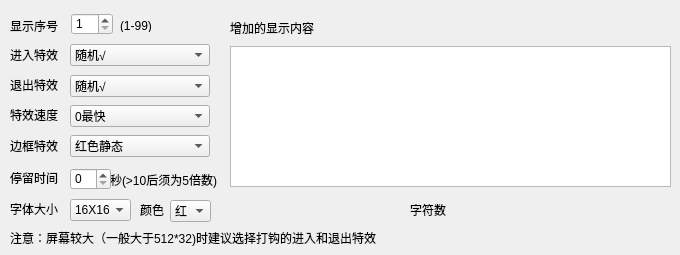
    <widget class="QWidget" name="tab">
     <property name="whatsThis">
      <string>&lt;html&gt;&lt;head/&gt;&lt;body&gt;&lt;p&gt;&lt;br/&gt;&lt;/p&gt;&lt;/body&gt;&lt;/html&gt;</string>
     </property>
     <attribute name="title">
      <string>增加显示内容</string>
     </attribute>
     <widget class="QLabel" name="label">
      <property name="geometry">
       <rect>
        <x>10</x>
        <y>49</y>
        <width>54</width>
        <height>12</height>
       </rect>
      </property>
      <property name="text">
       <string>进入特效</string>
      </property>
     </widget>
     <widget class="QLabel" name="label_2">
      <property name="geometry">
       <rect>
        <x>10</x>
        <y>79</y>
        <width>54</width>
        <height>12</height>
       </rect>
      </property>
      <property name="text">
       <string>退出特效</string>
      </property>
     </widget>
     <widget class="QLabel" name="label_3">
      <property name="geometry">
       <rect>
        <x>10</x>
        <y>109</y>
        <width>54</width>
        <height>12</height>
       </rect>
      </property>
      <property name="text">
       <string>特效速度</string>
      </property>
     </widget>
     <widget class="QLabel" name="label_4">
      <property name="geometry">
       <rect>
        <x>10</x>
        <y>172</y>
        <width>54</width>
        <height>12</height>
       </rect>
      </property>
      <property name="text">
       <string>停留时间</string>
      </property>
     </widget>
     <widget class="QComboBox" name="comboBox">
      <property name="geometry">
       <rect>
        <x>70</x>
        <y>44</y>
        <width>140</width>
        <height>22</height>
       </rect>
      </property>
      <item>
       <property name="text">
        <string>随机√</string>
       </property>
      </item>
      <item>
       <property name="text">
        <string>立即显示√</string>
       </property>
      </item>
      <item>
       <property name="text">
        <string>连续左移√</string>
       </property>
      </item>
      <item>
       <property name="text">
        <string>连续上移√</string>
       </property>
      </item>
      <item>
       <property name="text">
        <string>左平移√</string>
       </property>
      </item>
      <item>
       <property name="text">
        <string>右平移√</string>
       </property>
      </item>
      <item>
       <property name="text">
        <string>上平移√</string>
       </property>
      </item>
      <item>
       <property name="text">
        <string>下平移√</string>
       </property>
      </item>
      <item>
       <property name="text">
        <string>左移√</string>
       </property>
      </item>
      <item>
       <property name="text">
        <string>右移√</string>
       </property>
      </item>
      <item>
       <property name="text">
        <string>上移√</string>
       </property>
      </item>
      <item>
       <property name="text">
        <string>下移√</string>
       </property>
      </item>
      <item>
       <property name="text">
        <string>左覆盖√</string>
       </property>
      </item>
      <item>
       <property name="text">
        <string>右覆盖√</string>
       </property>
      </item>
      <item>
       <property name="text">
        <string>上覆盖√</string>
       </property>
      </item>
      <item>
       <property name="text">
        <string>下覆盖√</string>
       </property>
      </item>
      <item>
       <property name="text">
        <string>左上斜线覆盖</string>
       </property>
      </item>
      <item>
       <property name="text">
        <string>右上斜线覆盖</string>
       </property>
      </item>
      <item>
       <property name="text">
        <string>左下斜线覆盖</string>
       </property>
      </item>
      <item>
       <property name="text">
        <string>右下斜线覆盖</string>
       </property>
      </item>
      <item>
       <property name="text">
        <string>左上直角覆盖</string>
       </property>
      </item>
      <item>
       <property name="text">
        <string>右上直角覆盖</string>
       </property>
      </item>
      <item>
       <property name="text">
        <string>左下直角覆盖</string>
       </property>
      </item>
      <item>
       <property name="text">
        <string>右下直角覆盖</string>
       </property>
      </item>
      <item>
       <property name="text">
        <string>左右开帘√</string>
       </property>
      </item>
      <item>
       <property name="text">
        <string>上下开帘√</string>
       </property>
      </item>
      <item>
       <property name="text">
        <string>左右合帘√</string>
       </property>
      </item>
      <item>
       <property name="text">
        <string>上下合帘√</string>
       </property>
      </item>
      <item>
       <property name="text">
        <string>左右卷轴√</string>
       </property>
      </item>
      <item>
       <property name="text">
        <string>上下卷轴√</string>
       </property>
      </item>
      <item>
       <property name="text">
        <string>顺时针覆盖</string>
       </property>
      </item>
      <item>
       <property name="text">
        <string>逆时针覆盖</string>
       </property>
      </item>
      <item>
       <property name="text">
        <string>上飘雪</string>
       </property>
      </item>
      <item>
       <property name="text">
        <string>下飘雪</string>
       </property>
      </item>
      <item>
       <property name="text">
        <string>闪烁√</string>
       </property>
      </item>
      <item>
       <property name="text">
        <string>左镭射√</string>
       </property>
      </item>
      <item>
       <property name="text">
        <string>右镭射√</string>
       </property>
      </item>
      <item>
       <property name="text">
        <string>上镭射√</string>
       </property>
      </item>
      <item>
       <property name="text">
        <string>下镭射√</string>
       </property>
      </item>
      <item>
       <property name="text">
        <string>右拉伸</string>
       </property>
      </item>
      <item>
       <property name="text">
        <string>下拉伸</string>
       </property>
      </item>
      <item>
       <property name="text">
        <string>垂直拉伸</string>
       </property>
      </item>
      <item>
       <property name="text">
        <string>水平拉伸</string>
       </property>
      </item>
      <item>
       <property name="text">
        <string>水平百叶窗√</string>
       </property>
      </item>
      <item>
       <property name="text">
        <string>垂直百叶窗√</string>
       </property>
      </item>
      <item>
       <property name="text">
        <string>淡入√</string>
       </property>
      </item>
      <item>
       <property name="text">
        <string>左上移入</string>
       </property>
      </item>
      <item>
       <property name="text">
        <string>右上移入</string>
       </property>
      </item>
      <item>
       <property name="text">
        <string>左下移入</string>
       </property>
      </item>
      <item>
       <property name="text">
        <string>右下移入</string>
       </property>
      </item>
      <item>
       <property name="text">
        <string>左矢量压入√</string>
       </property>
      </item>
      <item>
       <property name="text">
        <string>右矢量压入√</string>
       </property>
      </item>
      <item>
       <property name="text">
        <string>上矢量压入√</string>
       </property>
      </item>
      <item>
       <property name="text">
        <string>下矢量压入√</string>
       </property>
      </item>
      <item>
       <property name="text">
        <string>左分散压入√</string>
       </property>
      </item>
      <item>
       <property name="text">
        <string>右分散压入√</string>
       </property>
      </item>
      <item>
       <property name="text">
        <string>上分散压入√</string>
       </property>
      </item>
      <item>
       <property name="text">
        <string>下分散压入√</string>
       </property>
      </item>
      <item>
       <property name="text">
        <string>向左比例压缩</string>
       </property>
      </item>
      <item>
       <property name="text">
        <string>向上比例压缩</string>
       </property>
      </item>
      <item>
       <property name="text">
        <string>菱形展开</string>
       </property>
      </item>
      <item>
       <property name="text">
        <string>菱形收缩</string>
       </property>
      </item>
     </widget>
     <widget class="QComboBox" name="comboBox_2">
      <property name="geometry">
       <rect>
        <x>70</x>
        <y>75</y>
        <width>140</width>
        <height>22</height>
       </rect>
      </property>
      <item>
       <property name="text">
        <string>随机√</string>
       </property>
      </item>
      <item>
       <property name="text">
        <string>不清除√</string>
       </property>
      </item>
      <item>
       <property name="text">
        <string>立即清除√</string>
       </property>
      </item>
      <item>
       <property name="text">
        <string>左移√</string>
       </property>
      </item>
      <item>
       <property name="text">
        <string>右移√</string>
       </property>
      </item>
      <item>
       <property name="text">
        <string>上移√</string>
       </property>
      </item>
      <item>
       <property name="text">
        <string>下移√</string>
       </property>
      </item>
      <item>
       <property name="text">
        <string>左覆盖√</string>
       </property>
      </item>
      <item>
       <property name="text">
        <string>右覆盖√</string>
       </property>
      </item>
      <item>
       <property name="text">
        <string>上覆盖√</string>
       </property>
      </item>
      <item>
       <property name="text">
        <string>下覆盖√</string>
       </property>
      </item>
      <item>
       <property name="text">
        <string>左上斜线覆盖</string>
       </property>
      </item>
      <item>
       <property name="text">
        <string>右上斜线覆盖</string>
       </property>
      </item>
      <item>
       <property name="text">
        <string>左下斜线覆盖</string>
       </property>
      </item>
      <item>
       <property name="text">
        <string>右下斜线覆盖</string>
       </property>
      </item>
      <item>
       <property name="text">
        <string>左上直角覆盖</string>
       </property>
      </item>
      <item>
       <property name="text">
        <string>右上直角覆盖</string>
       </property>
      </item>
      <item>
       <property name="text">
        <string>左下直角覆盖</string>
       </property>
      </item>
      <item>
       <property name="text">
        <string>右下直角覆盖</string>
       </property>
      </item>
      <item>
       <property name="text">
        <string>左右开帘√</string>
       </property>
      </item>
      <item>
       <property name="text">
        <string>上下开帘√</string>
       </property>
      </item>
      <item>
       <property name="text">
        <string>左右合帘√</string>
       </property>
      </item>
      <item>
       <property name="text">
        <string>上下合帘√</string>
       </property>
      </item>
      <item>
       <property name="text">
        <string>左右卷轴√</string>
       </property>
      </item>
      <item>
       <property name="text">
        <string>上下卷轴√</string>
       </property>
      </item>
      <item>
       <property name="text">
        <string>顺时针覆盖</string>
       </property>
      </item>
      <item>
       <property name="text">
        <string>逆时针覆盖</string>
       </property>
      </item>
      <item>
       <property name="text">
        <string>淡出√</string>
       </property>
      </item>
      <item>
       <property name="text">
        <string>菱形展开</string>
       </property>
      </item>
      <item>
       <property name="text">
        <string>菱形收缩</string>
       </property>
      </item>
      <item>
       <property name="text">
        <string>矩形展开</string>
       </property>
      </item>
      <item>
       <property name="text">
        <string>矩形收缩</string>
       </property>
      </item>
      <item>
       <property name="text">
        <string>上扇形展开</string>
       </property>
      </item>
      <item>
       <property name="text">
        <string>下扇形展开</string>
       </property>
      </item>
      <item>
       <property name="text">
        <string>上扇形合并</string>
       </property>
      </item>
      <item>
       <property name="text">
        <string>下扇形合并</string>
       </property>
      </item>
      <item>
       <property name="text">
        <string>左射线展开</string>
       </property>
      </item>
      <item>
       <property name="text">
        <string>右射线展开</string>
       </property>
      </item>
      <item>
       <property name="text">
        <string>左射线合并</string>
       </property>
      </item>
      <item>
       <property name="text">
        <string>右射线合并</string>
       </property>
      </item>
      <item>
       <property name="text">
        <string>左上射灯</string>
       </property>
      </item>
      <item>
       <property name="text">
        <string>右上射灯</string>
       </property>
      </item>
      <item>
       <property name="text">
        <string>左下射灯</string>
       </property>
      </item>
      <item>
       <property name="text">
        <string>右下射灯</string>
       </property>
      </item>
      <item>
       <property name="text">
        <string>左右交叉拉幕√</string>
       </property>
      </item>
      <item>
       <property name="text">
        <string>上下交叉拉幕√</string>
       </property>
      </item>
      <item>
       <property name="text">
        <string>顺时针风车</string>
       </property>
      </item>
      <item>
       <property name="text">
        <string>逆时针风车</string>
       </property>
      </item>
      <item>
       <property name="text">
        <string>左右中间移出√</string>
       </property>
      </item>
      <item>
       <property name="text">
        <string>上下中间移出√</string>
       </property>
      </item>
     </widget>
     <widget class="QComboBox" name="comboBox_3">
      <property name="geometry">
       <rect>
        <x>70</x>
        <y>135</y>
        <width>140</width>
        <height>22</height>
       </rect>
      </property>
      <item>
       <property name="text">
        <string>红色静态</string>
       </property>
      </item>
      <item>
       <property name="text">
        <string>红色闪烁速度最快</string>
       </property>
      </item>
      <item>
       <property name="text">
        <string>红色闪烁速度快</string>
       </property>
      </item>
      <item>
       <property name="text">
        <string>红色闪烁速度中</string>
       </property>
      </item>
      <item>
       <property name="text">
        <string>红色闪烁速度慢</string>
       </property>
      </item>
      <item>
       <property name="text">
        <string>红色闪烁速度最慢</string>
       </property>
      </item>
      <item>
       <property name="text">
        <string>红色顺时针速度最快</string>
       </property>
      </item>
      <item>
       <property name="text">
        <string>红色顺时针速度快</string>
       </property>
      </item>
      <item>
       <property name="text">
        <string>红色顺时针速度中</string>
       </property>
      </item>
      <item>
       <property name="text">
        <string>红色顺时针速度慢</string>
       </property>
      </item>
      <item>
       <property name="text">
        <string>红色顺时针速度最慢</string>
       </property>
      </item>
      <item>
       <property name="text">
        <string>红色逆时针速度最快</string>
       </property>
      </item>
      <item>
       <property name="text">
        <string>红色逆时针速度快</string>
       </property>
      </item>
      <item>
       <property name="text">
        <string>红色逆时针速度中</string>
       </property>
      </item>
      <item>
       <property name="text">
        <string>红色逆时针速度慢</string>
       </property>
      </item>
      <item>
       <property name="text">
        <string>红色逆时针速度最慢</string>
       </property>
      </item>
      <item>
       <property name="text">
        <string>绿色静态</string>
       </property>
      </item>
      <item>
       <property name="text">
        <string>绿色闪烁速度最快</string>
       </property>
      </item>
      <item>
       <property name="text">
        <string>绿色闪烁速度快</string>
       </property>
      </item>
      <item>
       <property name="text">
        <string>绿色闪烁速度中</string>
       </property>
      </item>
      <item>
       <property name="text">
        <string>绿色闪烁速度慢</string>
       </property>
      </item>
      <item>
       <property name="text">
        <string>绿色闪烁速度最慢</string>
       </property>
      </item>
      <item>
       <property name="text">
        <string>绿色顺时针速度最快</string>
       </property>
      </item>
      <item>
       <property name="text">
        <string>绿色顺时针速度快</string>
       </property>
      </item>
      <item>
       <property name="text">
        <string>绿色顺时针速度中</string>
       </property>
      </item>
      <item>
       <property name="text">
        <string>绿色顺时针速度慢</string>
       </property>
      </item>
      <item>
       <property name="text">
        <string>绿色顺时针速度最慢</string>
       </property>
      </item>
      <item>
       <property name="text">
        <string>绿色逆时针速度最快</string>
       </property>
      </item>
      <item>
       <property name="text">
        <string>绿色逆时针速度快</string>
       </property>
      </item>
      <item>
       <property name="text">
        <string>绿色逆时针速度中</string>
       </property>
      </item>
      <item>
       <property name="text">
        <string>绿色逆时针速度慢</string>
       </property>
      </item>
      <item>
       <property name="text">
        <string>绿色逆时针速度最慢</string>
       </property>
      </item>
      <item>
       <property name="text">
        <string>黄色静态</string>
       </property>
      </item>
      <item>
       <property name="text">
        <string>黄色闪烁速度最快</string>
       </property>
      </item>
      <item>
       <property name="text">
        <string>黄色闪烁速度快</string>
       </property>
      </item>
      <item>
       <property name="text">
        <string>黄色闪烁速度中</string>
       </property>
      </item>
      <item>
       <property name="text">
        <string>黄色闪烁速度慢</string>
       </property>
      </item>
      <item>
       <property name="text">
        <string>黄色闪烁速度最慢</string>
       </property>
      </item>
      <item>
       <property name="text">
        <string>黄色顺时针速度最快</string>
       </property>
      </item>
      <item>
       <property name="text">
        <string>黄色顺时针速度快</string>
       </property>
      </item>
      <item>
       <property name="text">
        <string>黄色顺时针速度中</string>
       </property>
      </item>
      <item>
       <property name="text">
        <string>黄色顺时针速度慢</string>
       </property>
      </item>
      <item>
       <property name="text">
        <string>黄色顺时针速度最慢</string>
       </property>
      </item>
      <item>
       <property name="text">
        <string>黄色逆时针速度最快</string>
       </property>
      </item>
      <item>
       <property name="text">
        <string>黄色逆时针速度快</string>
       </property>
      </item>
      <item>
       <property name="text">
        <string>黄色逆时针速度中</string>
       </property>
      </item>
      <item>
       <property name="text">
        <string>黄色逆时针速度慢</string>
       </property>
      </item>
      <item>
       <property name="text">
        <string>黄色逆时针速度最慢</string>
       </property>
      </item>
     </widget>
     <widget class="QLabel" name="label_5">
      <property name="geometry">
       <rect>
        <x>110</x>
        <y>170</y>
        <width>111</width>
        <height>20</height>
       </rect>
      </property>
      <property name="text">
       <string>秒(&gt;10后须为5倍数)</string>
      </property>
     </widget>
     <widget class="QTextEdit" name="textEdit_2">
      <property name="geometry">
       <rect>
        <x>230</x>
        <y>46</y>
        <width>441</width>
        <height>141</height>
       </rect>
      </property>
     </widget>
     <widget class="QLabel" name="label_6">
      <property name="geometry">
       <rect>
        <x>230</x>
        <y>20</y>
        <width>101</width>
        <height>16</height>
       </rect>
      </property>
      <property name="text">
       <string>增加的显示内容</string>
      </property>
     </widget>
     <widget class="QLabel" name="label_41">
      <property name="geometry">
       <rect>
        <x>10</x>
        <y>20</y>
        <width>54</width>
        <height>12</height>
       </rect>
      </property>
      <property name="text">
       <string>显示序号</string>
      </property>
     </widget>
     <widget class="QSpinBox" name="spinBox">
      <property name="geometry">
       <rect>
        <x>71</x>
        <y>13</y>
        <width>42</width>
        <height>22</height>
       </rect>
      </property>
      <property name="minimum">
       <number>1</number>
      </property>
     </widget>
     <widget class="QLabel" name="label_42">
      <property name="geometry">
       <rect>
        <x>120</x>
        <y>20</y>
        <width>54</width>
        <height>12</height>
       </rect>
      </property>
      <property name="text">
       <string>(1-99)</string>
      </property>
     </widget>
     <widget class="QLabel" name="label_21">
      <property name="geometry">
       <rect>
        <x>10</x>
        <y>140</y>
        <width>54</width>
        <height>12</height>
       </rect>
      </property>
      <property name="text">
       <string>边框特效</string>
      </property>
     </widget>
     <widget class="QComboBox" name="comboBox_4">
      <property name="geometry">
       <rect>
        <x>70</x>
        <y>105</y>
        <width>140</width>
        <height>22</height>
       </rect>
      </property>
      <item>
       <property name="text">
        <string>0最快</string>
       </property>
      </item>
      <item>
       <property name="text">
        <string>1</string>
       </property>
      </item>
      <item>
       <property name="text">
        <string>2</string>
       </property>
      </item>
      <item>
       <property name="text">
        <string>3</string>
       </property>
      </item>
      <item>
       <property name="text">
        <string>4</string>
       </property>
      </item>
      <item>
       <property name="text">
        <string>5</string>
       </property>
      </item>
      <item>
       <property name="text">
        <string>6</string>
       </property>
      </item>
      <item>
       <property name="text">
        <string>7</string>
       </property>
      </item>
      <item>
       <property name="text">
        <string>8</string>
       </property>
      </item>
      <item>
       <property name="text">
        <string>9最快</string>
       </property>
      </item>
     </widget>
     <widget class="QSpinBox" name="spinBox_5">
      <property name="geometry">
       <rect>
        <x>70</x>
        <y>168</y>
        <width>41</width>
        <height>22</height>
       </rect>
      </property>
      <property name="maximum">
       <number>265</number>
      </property>
     </widget>
     <widget class="QLabel" name="label_22">
      <property name="geometry">
       <rect>
        <x>10</x>
        <y>199</y>
        <width>54</width>
        <height>20</height>
       </rect>
      </property>
      <property name="text">
       <string>字体大小</string>
      </property>
     </widget>
     <widget class="QComboBox" name="comboBox_5">
      <property name="geometry">
       <rect>
        <x>70</x>
        <y>199</y>
        <width>61</width>
        <height>22</height>
       </rect>
      </property>
      <item>
       <property name="text">
        <string>16X16</string>
       </property>
      </item>
      <item>
       <property name="text">
        <string>24X24</string>
       </property>
      </item>
      <item>
       <property name="text">
        <string>32X32</string>
       </property>
      </item>
     </widget>
     <widget class="QLabel" name="label_23">
      <property name="geometry">
       <rect>
        <x>140</x>
        <y>202</y>
        <width>31</width>
        <height>16</height>
       </rect>
      </property>
      <property name="text">
       <string>颜色</string>
      </property>
     </widget>
     <widget class="QComboBox" name="comboBox_7">
      <property name="geometry">
       <rect>
        <x>170</x>
        <y>200</y>
        <width>41</width>
        <height>22</height>
       </rect>
      </property>
      <item>
       <property name="text">
        <string>红</string>
       </property>
      </item>
      <item>
       <property name="text">
        <string>绿</string>
       </property>
      </item>
      <item>
       <property name="text">
        <string>黄</string>
       </property>
      </item>
     </widget>
     <widget class="QLabel" name="label_24">
      <property name="geometry">
       <rect>
        <x>410</x>
        <y>200</y>
        <width>251</width>
        <height>20</height>
       </rect>
      </property>
      <property name="text">
       <string>字符数</string>
      </property>
     </widget>
     <widget class="QLabel" name="label_33">
      <property name="geometry">
       <rect>
        <x>10</x>
        <y>230</y>
        <width>371</width>
        <height>16</height>
       </rect>
      </property>
      <property name="text">
       <string>注意：屏幕较大（一般大于512*32)时建议选择打钩的进入和退出特效</string>
      </property>
     </widget>
    </widget>
